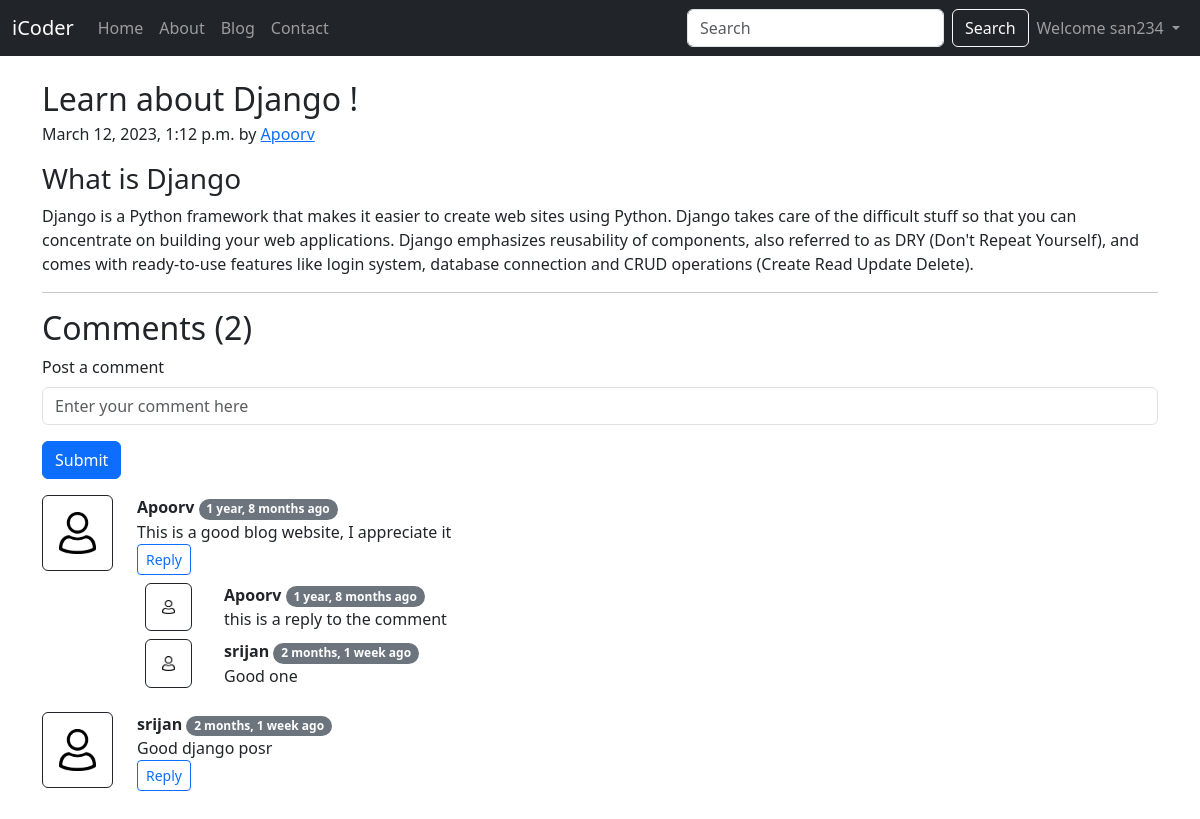
Screenshot of /blog/first-post (signed in) with the database file from the repository.
### blog/models.py (models this page shows, shortened)
class Post(models.Model):
    sno = models.AutoField(primary_key=True)
    author = models.CharField(max_length=50)
    title = models.CharField(max_length=50)
    content = models.TextField()
    slug = models.CharField(max_length=130)
    timeStamp=models.DateTimeField(blank=True)

class BlogComment(models.Model):
    sno = models.AutoField(primary_key=True)
    comment = models.TextField()
    user = models.ForeignKey(User, on_delete=models.CASCADE)
    post = models.ForeignKey(Post, on_delete=models.CASCADE)
    parent = models.ForeignKey('self', on_delete=models.CASCADE, null=True)
    timestamp = models.DateTimeField(default=now)

### blog/views.py (the view)
# urls.py: path('<str:slug>', views.blogPost, name='blogPost'),
def blogPost(request, slug):
    post=Post.objects.filter(slug=slug).first()
    comments= BlogComment.objects.filter(post=post, parent=None)
    replies= BlogComment.objects.filter(post=post).exclude(parent=None)
    replyDict={}
    for reply in replies:
        if reply.parent.sno not in replyDict.keys():
            replyDict[reply.parent.sno]=[reply]
        else:
            replyDict[reply.parent.sno].append(reply)
    context={'post':post, 'comments': comments, 'user': request.user, 'replyDict': replyDict}
    return render(request, "blog/blogPost.html", context)

### blog/templatetags/extras.py (called while the page is built)
@register.filter(name='get_val')
def get_val(dict, key):
    return dict.get(key)

### templates/blog/blogPost.html (shortened to what this page needs)
{% extends 'base.html' %}
{% block body %}
{% load humanize %}
{% load extras %}
<div class="container my-4">
  <article class="blog-post">
    <h2 class="blog-post-title mb-1">{{post.title}}</h2>
    <p class="blog-post-meta">{{post.timeStamp}} by <a href="#">{{post.author}}</a></p>
    <p>{{post.content|safe}}</p>
    <hr>
    <h2>Comments ({{comments.count}})</h2>
    {% if user.is_authenticated %}
    <form action="/blog/postComment" method="post">
      <div class="mb-3">
        <label for="comment" class="form-label">Post a comment</label>
        <input type="text" class="form-control" id="comment" name="comment" placeholder="Enter your comment here">
      </div>
      <button class="btn btn-primary" type="submit">Submit</button>
    </form>
    {% else %}
    <p>Please login to post comments.</p>
    {% endif %}
    {% for comment in comments %}
    <div class="row my-3">
      <div class="col-md-1">
        <img class="rounded mx-auto w-100 p-3 d-block border border-dark" src="/static/img/user.png " alt="...">
      </div>
      <div class="col-md-11">
        <b>{{comment.user.first_name}}</b> <span class="badge rounded-pill text-bg-secondary">{{comment.timestamp|naturaltime}}</span>
        <div> {{comment.comment}} </div>
        <div class="reply mx-0">
          {% if user.is_authenticated %}
          <button class="btn btn-sm btn-outline-primary" type="button" data-bs-toggle="collapse"
            data-bs-target="#replyBox{{comment.sno}}" aria-expanded="false" aria-controls="replyBox{{comment.sno}}">
            Reply
          </button>
          {% else %}
          <button class="btn btn-sm btn-outline-primary" type="button" data-bs-toggle="collapse"
            data-bs-target="#replyBox{{comment.sno}}" aria-expanded="false" aria-controls="replyBox{{comment.sno}}"
            disabled>
            Login to Reply
          </button>
          {% endif %}
          <div class="replies my-2">
            {% for reply in replyDict|get_val:comment.sno %}
            <div class="row my-2">
              <div class="col-md-1">
                <img class="rounded mx-auto w-75 p-3 d-block border border-dark" src="/static/img/user.png " alt="...">
              </div>
              <div class="col-md-11">
                <b> {{reply.user.first_name}} </b> <span class="badge rounded-pill text-bg-secondary">{{reply.timestamp|naturaltime}}</span>
                <div>{{reply.comment}}</div>
              </div>
            <br>
          </div>
            {% endfor %}
          </div>
        </div>
      </div>
    </div>
    {% endfor %}
</div>
{% endblock body %}

### templates/base.html (shortened to what this page needs)
<!doctype html>
<html lang="en">
<head>
  <link href="https://cdn.jsdelivr.net/npm/bootstrap@5.3.0-alpha1/dist/css/bootstrap.min.css" rel="stylesheet"
>
</head>
<body>
  <nav class="navbar navbar-expand-lg bg-dark navbar-dark">
    <div class="container-fluid">
      <a class="navbar-brand" href="/">iCoder</a>
      <div class="collapse navbar-collapse" id="navbarSupportedContent">
        <ul class="navbar-nav me-auto mb-2 mb-lg-0" mr-2>
          <li class="nav-item">
            <a class="nav-link {% block homeact %}{% endblock homeact %}" aria-current="page" href="/">Home</a>
          </li>
          <li class="nav-item ">
            <a class="nav-link {% block aboutact %}{% endblock aboutact %}" href="/about">About</a>
          </li>
          <li class="nav-item ">
            <a class="nav-link {% block blogact %}{% endblock blogact %}" href="/blog">Blog</a>
          </li>
          <li class="nav-item ">
            <a class="nav-link {% block contactact %}{% endblock contactact %}" href="/contact">Contact</a>
          </li>
        </ul>
        <form class="d-flex" method="get" action="/search" role="search">
          <input class="form-control me-2" type="search" placeholder="Search" aria-label="Search" name="query"
            id="query">
          <button class="btn btn-outline-light" type="submit">Search</button>
        </form>
        {% if user.is_authenticated %}
        <ul class="navbar-nav mr-2 mb-lg-0">
          <li class="nav-item dropdown">
            <a class="nav-link dropdown-toggle" href="#" role="button" data-bs-toggle="dropdown" aria-expanded="false">
              Welcome {{request.user}}
            </a>
          </li>
        </ul>
      {% endif %}
    </div>
  </nav>
  {% block body %}{% endblock body %}
</body>
</html>

### rows the page displays
Post: title "Learn about Django !", timeStamp "March 12, 2023, 1:12 p.m.", author "Apoorv", content "What is Django Django is a Python framework that makes it easier to create web sites using Python. Django takes care of the difficult stuff so that you can concentrate on building your web applications. Django emphasizes reusability of components, also referred to as DRY (Don't Repeat Yourself), and comes with ready-to-use features like login system, database connection and CRUD operations (Create Read Update Delete)."
BlogComment: user.first_name "Apoorv", timestamp "1 year, 8 months ago", comment "This is a good blog website, I appreciate it"
BlogComment: user.first_name "Apoorv", timestamp "1 year, 8 months ago", comment "this is a reply to the comment"
BlogComment: user.first_name "srijan", timestamp "2 months, 1 week ago", comment "Good one"
BlogComment: user.first_name "srijan", timestamp "2 months, 1 week ago", comment "Good django posr"

### other values shown
{{ request.user }} "san234"
{{ comments.count }} "2"
